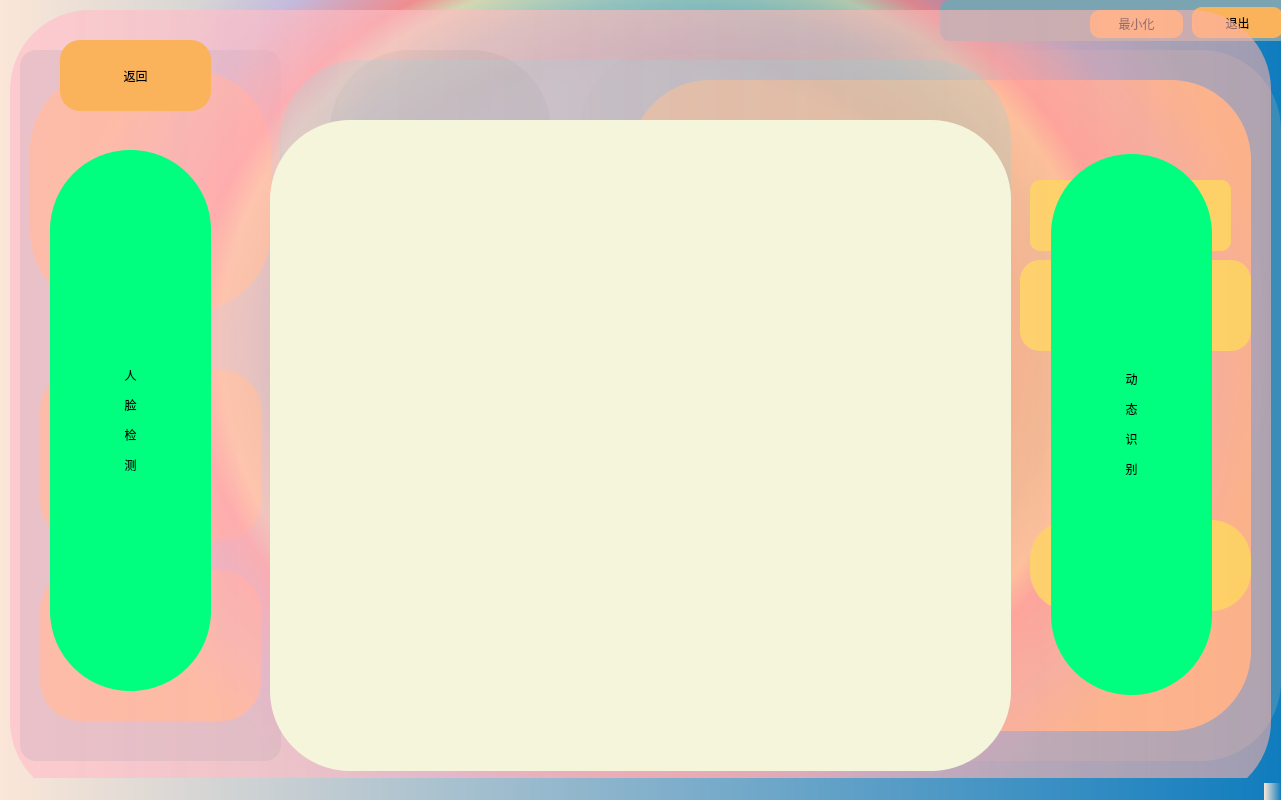
<?xml version="1.0" encoding="UTF-8"?>
<ui version="4.0">
 <class>MainWindow</class>
 <widget class="QMainWindow" name="MainWindow">
  <property name="geometry">
   <rect>
    <x>0</x>
    <y>0</y>
    <width>1281</width>
    <height>800</height>
   </rect>
  </property>
  <property name="minimumSize">
   <size>
    <width>1281</width>
    <height>800</height>
   </size>
  </property>
  <property name="maximumSize">
   <size>
    <width>1284</width>
    <height>801</height>
   </size>
  </property>
  <property name="windowTitle">
   <string>MainWindow</string>
  </property>
  <property name="styleSheet">
   <string notr="true">background-color: qlineargradient(spread:pad, x1:0, y1:0, x2:1, y2:0, stop:0 rgba(251,230,216,1), stop:1 rgba(15,124,190,1));
border-radius:80px</string>
  </property>
  <widget class="QWidget" name="centralwidget">
   <property name="styleSheet">
    <string notr="true">border-radius:80px</string>
   </property>
   <widget class="QFrame" name="FramevfWindow">
    <property name="geometry">
     <rect>
      <x>940</x>
      <y>0</y>
      <width>351</width>
      <height>41</height>
     </rect>
    </property>
    <property name="styleSheet">
     <string notr="true">background-color:rgb(122,164,178);
border-radius:10px</string>
    </property>
    <property name="frameShape">
     <enum>QFrame::StyledPanel</enum>
    </property>
    <property name="frameShadow">
     <enum>QFrame::Raised</enum>
    </property>
    <widget class="QPushButton" name="ButtonSmall">
     <property name="geometry">
      <rect>
       <x>150</x>
       <y>10</y>
       <width>93</width>
       <height>28</height>
      </rect>
     </property>
     <property name="styleSheet">
      <string notr="true">background-color:rgb(250,179,91);
border-radius:10px</string>
     </property>
     <property name="text">
      <string>最小化</string>
     </property>
    </widget>
    <widget class="QPushButton" name="ButtonExit">
     <property name="geometry">
      <rect>
       <x>252</x>
       <y>7</y>
       <width>91</width>
       <height>31</height>
      </rect>
     </property>
     <property name="styleSheet">
      <string notr="true">background-color:rgb(250,179,91);
border-radius:10px;</string>
     </property>
     <property name="text">
      <string>退出</string>
     </property>
    </widget>
   </widget>
   <widget class="QFrame" name="FramevfMain">
    <property name="geometry">
     <rect>
      <x>20</x>
      <y>50</y>
      <width>261</width>
      <height>711</height>
     </rect>
    </property>
    <property name="styleSheet">
     <string notr="true">background-color:rgba(122,164,178,0.5);
border-radius:16px
</string>
    </property>
    <property name="frameShape">
     <enum>QFrame::StyledPanel</enum>
    </property>
    <property name="frameShadow">
     <enum>QFrame::Raised</enum>
    </property>
    <widget class="QPushButton" name="ButtonStart">
     <property name="geometry">
      <rect>
       <x>10</x>
       <y>20</y>
       <width>241</width>
       <height>241</height>
      </rect>
     </property>
     <property name="styleSheet">
      <string notr="true">background-color:rgb(250,179,91);
font: 75 28pt &quot;Agency FB&quot;;
border-radius:80px;
</string>
     </property>
     <property name="text">
      <string>开始</string>
     </property>
    </widget>
    <widget class="QPushButton" name="ButtonTrain">
     <property name="geometry">
      <rect>
       <x>20</x>
       <y>320</y>
       <width>221</width>
       <height>171</height>
      </rect>
     </property>
     <property name="styleSheet">
      <string notr="true">background-color:rgb(250,179,91);
border-radius:40px;
font: 75 28pt &quot;Agency FB&quot;;</string>
     </property>
     <property name="text">
      <string>训练数据</string>
     </property>
    </widget>
    <widget class="QPushButton" name="ButtonData">
     <property name="geometry">
      <rect>
       <x>20</x>
       <y>520</y>
       <width>221</width>
       <height>151</height>
      </rect>
     </property>
     <property name="styleSheet">
      <string notr="true">background-color:rgb(250,179,91);
border-radius:40px;
font: 75 28pt &quot;Agency FB&quot;;</string>
     </property>
     <property name="text">
      <string>拍照</string>
     </property>
    </widget>
   </widget>
   <widget class="QFrame" name="FrameText">
    <property name="geometry">
     <rect>
      <x>330</x>
      <y>50</y>
      <width>221</width>
      <height>711</height>
     </rect>
    </property>
    <property name="styleSheet">
     <string notr="true">background-color:rgb(122,164,178);
border-radius:80px</string>
    </property>
    <property name="frameShape">
     <enum>QFrame::StyledPanel</enum>
    </property>
    <property name="frameShadow">
     <enum>QFrame::Raised</enum>
    </property>
    <widget class="QTextBrowser" name="textBrowser">
     <property name="geometry">
      <rect>
       <x>20</x>
       <y>80</y>
       <width>181</width>
       <height>551</height>
      </rect>
     </property>
     <property name="styleSheet">
      <string notr="true">background:white;
border-radius:10px</string>
     </property>
     <property name="html">
      <string>&lt;!DOCTYPE HTML PUBLIC &quot;-//W3C//DTD HTML 4.0//EN&quot; &quot;http://www.w3.org/TR/REC-html40/strict.dtd&quot;&gt;
&lt;html&gt;&lt;head&gt;&lt;meta name=&quot;qrichtext&quot; content=&quot;1&quot; /&gt;&lt;style type=&quot;text/css&quot;&gt;
p, li { white-space: pre-wrap; }
&lt;/style&gt;&lt;/head&gt;&lt;body style=&quot; font-family:'SimSun'; font-size:9pt; font-weight:400; font-style:normal;&quot;&gt;
&lt;p style=&quot; margin-top:0px; margin-bottom:0px; margin-left:0px; margin-right:0px; -qt-block-indent:0; text-indent:0px;&quot;&gt;操作记录:&lt;/p&gt;
&lt;p style=&quot; margin-top:0px; margin-bottom:0px; margin-left:0px; margin-right:0px; -qt-block-indent:0; text-indent:0px;&quot;&gt;----------&lt;/p&gt;
&lt;p style=&quot;-qt-paragraph-type:empty; margin-top:0px; margin-bottom:0px; margin-left:0px; margin-right:0px; -qt-block-indent:0; text-indent:0px;&quot;&gt;&lt;br /&gt;&lt;/p&gt;&lt;/body&gt;&lt;/html&gt;</string>
     </property>
    </widget>
   </widget>
   <widget class="QFrame" name="FrameVideo">
    <property name="geometry">
     <rect>
      <x>580</x>
      <y>50</y>
      <width>701</width>
      <height>711</height>
     </rect>
    </property>
    <property name="styleSheet">
     <string notr="true">background-color:rgba(122,164,178,0.4);
border-radius:80px</string>
    </property>
    <property name="frameShape">
     <enum>QFrame::StyledPanel</enum>
    </property>
    <property name="frameShadow">
     <enum>QFrame::Raised</enum>
    </property>
    <widget class="QLabel" name="label">
     <property name="geometry">
      <rect>
       <x>50</x>
       <y>30</y>
       <width>621</width>
       <height>651</height>
      </rect>
     </property>
     <property name="styleSheet">
      <string notr="true">background-color:rgb(250,179,91);</string>
     </property>
     <property name="text">
      <string/>
     </property>
    </widget>
   </widget>
   <widget class="QFrame" name="photo">
    <property name="geometry">
     <rect>
      <x>50</x>
      <y>-180</y>
      <width>1221</width>
      <height>1051</height>
     </rect>
    </property>
    <property name="styleSheet">
     <string notr="true">background-color:qradialgradient(spread:pad, cx:0.5, cy:0.5, radius:0.5, fx:0.5, fy:0.5, stop:0 rgba(0, 0, 0, 0), stop:0.52 rgba(0, 0, 0, 0), stop:0.565 rgba(82, 121, 76, 33), stop:0.65 rgba(159, 235, 148, 64), stop:0.721925 rgba(255, 238, 150, 129), stop:0.77 rgba(255, 128, 128, 204), stop:0.89 rgba(191, 128, 255, 64), stop:1 rgba(0, 0, 0, 0))</string>
    </property>
    <property name="frameShape">
     <enum>QFrame::StyledPanel</enum>
    </property>
    <property name="frameShadow">
     <enum>QFrame::Raised</enum>
    </property>
    <widget class="QLabel" name="photoLabel">
     <property name="geometry">
      <rect>
       <x>230</x>
       <y>240</y>
       <width>731</width>
       <height>641</height>
      </rect>
     </property>
     <property name="styleSheet">
      <string notr="true">background-color:rgba(0, 248, 248,0.3)</string>
     </property>
     <property name="text">
      <string/>
     </property>
    </widget>
    <widget class="QPushButton" name="photoRun">
     <property name="geometry">
      <rect>
       <x>970</x>
       <y>440</y>
       <width>231</width>
       <height>91</height>
      </rect>
     </property>
     <property name="styleSheet">
      <string notr="true">border-radius:20px;
font: 75 18pt &quot;Agency FB&quot;;
background-color:rgb(255, 255, 0)</string>
     </property>
     <property name="text">
      <string>拍照/保存</string>
     </property>
    </widget>
    <widget class="QPushButton" name="photoReturn">
     <property name="geometry">
      <rect>
       <x>980</x>
       <y>700</y>
       <width>221</width>
       <height>91</height>
      </rect>
     </property>
     <property name="styleSheet">
      <string notr="true">border-radius:40px;
font: 75 22pt &quot;Agency FB&quot;;
background-color:rgb(255, 255, 0)</string>
     </property>
     <property name="text">
      <string>返回</string>
     </property>
    </widget>
    <widget class="QLineEdit" name="lineEdit">
     <property name="geometry">
      <rect>
       <x>980</x>
       <y>360</y>
       <width>201</width>
       <height>71</height>
      </rect>
     </property>
     <property name="styleSheet">
      <string notr="true">background-color:rgb(255, 255, 0);
border-radius:10px;
font: 75 16pt &quot;Agency FB&quot;;</string>
     </property>
    </widget>
   </widget>
   <widget class="QFrame" name="FrameStart">
    <property name="geometry">
     <rect>
      <x>10</x>
      <y>10</y>
      <width>1261</width>
      <height>791</height>
     </rect>
    </property>
    <property name="styleSheet">
     <string notr="true">background-color:qlineargradient(spread:pad, x1:0, y1:0, x2:1, y2:0, stop:0 rgba(255, 192, 203, 0.7), stop:1 rgba(252, 177, 170, 0.6))</string>
    </property>
    <property name="frameShape">
     <enum>QFrame::StyledPanel</enum>
    </property>
    <property name="frameShadow">
     <enum>QFrame::Raised</enum>
    </property>
    <widget class="QPushButton" name="StartReturn">
     <property name="geometry">
      <rect>
       <x>50</x>
       <y>30</y>
       <width>151</width>
       <height>71</height>
      </rect>
     </property>
     <property name="styleSheet">
      <string notr="true">background-color:rgb(250,179,91);
border-radius:20px;
font: 75 16pt &quot;Agency FB&quot;;</string>
     </property>
     <property name="text">
      <string>返回</string>
     </property>
    </widget>
    <widget class="QLabel" name="eye">
     <property name="geometry">
      <rect>
       <x>1041</x>
       <y>144</y>
       <width>161</width>
       <height>541</height>
      </rect>
     </property>
     <property name="styleSheet">
      <string notr="true">background-color:rgb(0, 255, 127);
font: 75 48pt &quot;Agency FB&quot;;</string>
     </property>
     <property name="text">
      <string>&lt;html&gt;&lt;head/&gt;&lt;body&gt;&lt;p align=&quot;center&quot;&gt;动&lt;/p&gt;&lt;p align=&quot;center&quot;&gt;态&lt;/p&gt;&lt;p align=&quot;center&quot;&gt;识&lt;/p&gt;&lt;p align=&quot;center&quot;&gt;别&lt;/p&gt;&lt;/body&gt;&lt;/html&gt;</string>
     </property>
    </widget>
    <widget class="QLabel" name="face">
     <property name="geometry">
      <rect>
       <x>40</x>
       <y>140</y>
       <width>161</width>
       <height>541</height>
      </rect>
     </property>
     <property name="styleSheet">
      <string notr="true">background-color:rgb(0, 255, 127);
font: 75 48pt &quot;Agency FB&quot;;</string>
     </property>
     <property name="text">
      <string>&lt;html&gt;&lt;head/&gt;&lt;body&gt;&lt;p align=&quot;center&quot;&gt;人&lt;/p&gt;&lt;p align=&quot;center&quot;&gt;脸&lt;/p&gt;&lt;p align=&quot;center&quot;&gt;检&lt;/p&gt;&lt;p align=&quot;center&quot;&gt;测&lt;/p&gt;&lt;/body&gt;&lt;/html&gt;</string>
     </property>
    </widget>
    <widget class="QLabel" name="StartLabel">
     <property name="geometry">
      <rect>
       <x>260</x>
       <y>110</y>
       <width>741</width>
       <height>651</height>
      </rect>
     </property>
     <property name="styleSheet">
      <string notr="true">background-color:rgb(245,245,220);</string>
     </property>
     <property name="text">
      <string/>
     </property>
    </widget>
   </widget>
   <zorder>FramevfMain</zorder>
   <zorder>FrameText</zorder>
   <zorder>FrameVideo</zorder>
   <zorder>photo</zorder>
   <zorder>FramevfWindow</zorder>
   <zorder>FrameStart</zorder>
  </widget>
  <widget class="QStatusBar" name="statusBar"/>
 </widget>
 <resources/>
 <connections/>
</ui>
